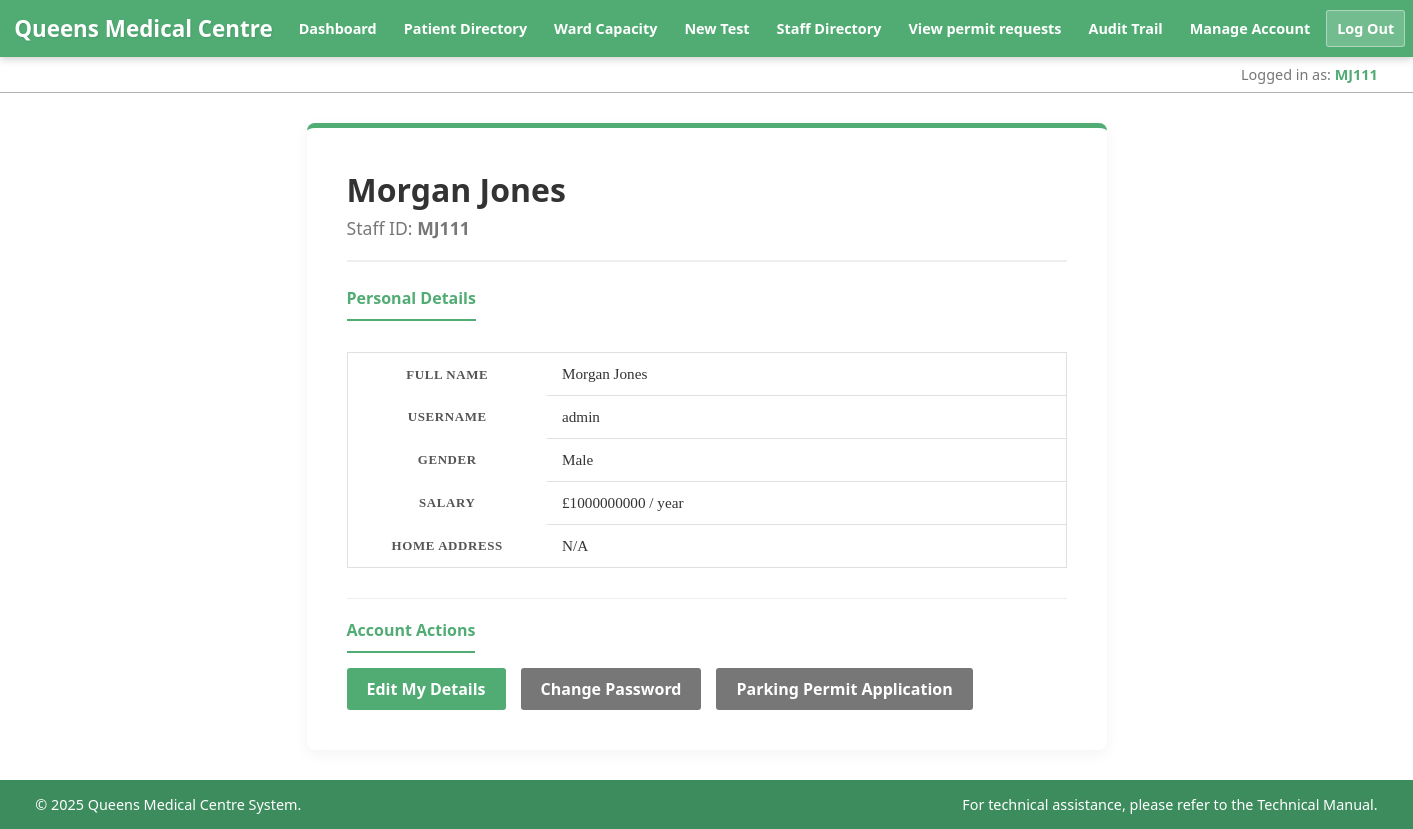
The page /html/cw/manage_account.php (signed in) on the database its author committed.
### tables this page shows
CREATE TABLE `doctor` (
  `staffno` varchar(100) NOT NULL,
  `firstname` varchar(100) NOT NULL,
  `lastname` varchar(100) DEFAULT NULL,
  `Specialisation` varchar(100) DEFAULT NULL,
  `qualification` varchar(100) DEFAULT NULL,
  `pay` int(11) NOT NULL,
  `gender` int(11) DEFAULT NULL,
  `consultantstatus` int(11) NOT NULL,
  `address` varchar(100) DEFAULT NULL,
  `username` varchar(50) DEFAULT NULL
);

### html/cw/data_access/doctorDAO.php (called while the page is built, shortened)
<?php
class DoctorDAO
{
    public static function getStaffNoByUsername($conn, $username)
    {
        $stmt = $conn->prepare("SELECT staffno FROM doctor WHERE username = ?");
        $stmt->bind_param("s", $username);
        $stmt->execute();
        $result = $stmt->get_result()->fetch_assoc();
        return $result['staffno'] ?? ($result['staffNo'] ?? false);
    }
    public static function getDoctorProfile($conn, $staffNo)
    {
        $stmt = $conn->prepare("SELECT * FROM doctor WHERE staffno = ?");
        $stmt->bind_param("s", $staffNo);
        $stmt->execute();
        $result = $stmt->get_result()->fetch_assoc();
        return $result;
    }
}
?>

### html/cw/data_access/formatDisplayValue.php (called while the page is built, shortened)
<?php
function safeDisplay($data, $placeholder = 'N/A') {
    return htmlspecialchars($data);
}
?>

### html/cw/manage_account.php (the view, shortened to what this page needs)
<?php
require 'includes/db_connection.php';
require_once 'data_access/formatDisplayValue.php';
require_once 'data_access/DoctorDAO.php';
$error_message = '';
$doctor_data = null;
$username = $_SESSION['username'];
$real_staff_no = DoctorDAO::getStaffNoByUsername($conn, $username);
if ($real_staff_no) {
    $doctor_data = DoctorDAO::getDoctorProfile($conn, $real_staff_no);
} else {
    $error_message = "Error: Your account is not linked to a Doctor Profile.";
}
require 'includes/header.php';
?>
<section class="task-form-area container">
    <div style="border-bottom: 2px solid #eee; padding-bottom: 20px; margin-bottom: 25px; display: flex; justify-content: space-between; align-items: center;">
        <div>
            <h2 style="border: none; margin: 0; padding: 0; font-size: 2rem; color: #333;">
                <?= safeDisplay(($doctor_data['firstname'] ?? '') . ' ' . ($doctor_data['lastname'] ?? 'Doctor')) ?>
            </h2>
            <p style="margin: 5px 0 0; color: #777; font-size: 1.1em;">
                Staff ID: <strong><?= safeDisplay($real_staff_no) ?></strong>
            </p>
        </div>
    </div>
    <?php if ($error_message): ?>
        <div class="alert alert-danger"><?= safeDisplay($error_message) ?></div>
    <?php else: ?>
        <h4 style="color: #51AC74; margin-top: 0;">Personal Details</h4>
        <table class="styled-table" style="margin-top: 10px;">
            <tbody>
                <tr>
                    <th style="width: 200px; color: #555;">Full Name</th>
                    <td><?= safeDisplay($doctor_data['firstname']) ?> <?= safeDisplay($doctor_data['lastname']) ?></td>
                </tr>
                <tr>
                    <th style="color: #555;">Username</th>
                    <td><?= safeDisplay($doctor_data['username']) ?></td>
                </tr>
                <tr>
                    <th style="color: #555;">Gender</th>
                    <td>
                        <?php
                            $g = $doctor_data['gender'];
                            echo ($g == 1) ? 'Female' : (($g == 2) ? 'Other' : 'Male');
                        ?>
                    </td>
                </tr>
                <tr>
                    <th style="color: #555;">Salary</th>
                    <td>£<?= safeDisplay($doctor_data['pay']) ?> / year</td>
                </tr>
                <tr>
                    <th style="color: #555;">Home Address</th>
                    <td><?= safeDisplay($doctor_data['address']) ?></td>
                </tr>
            </tbody>
        </table>
        <div style="margin-top: 30px; padding-top: 20px; border-top: 1px solid #eee;">
            <h4 style="color: #51AC74; margin-top: 0; margin-bottom: 15px;">Account Actions</h4>
            <div style="display: flex; gap: 15px; flex-wrap: wrap;">
                <a href="edit_profile.php" class="btn btn-primary" style="margin: 0;">
                    Edit My Details
                </a>
                <a href="change_password.php" class="btn btn-secondary" style="margin: 0;">
                    Change Password
                </a>
                <a href="user_parking_permit.php" class="btn btn-secondary" style="margin: 0;">
                    Parking Permit Application
                </a>
            </div>
        </div>
    <?php endif; ?>
</section>
<?php require 'includes/footer.php'; ?>

### html/cw/includes/header.php (shortened to what this page needs)
<?php
require_once 'data_access/DoctorDAO.php';
$is_admin = ($_SESSION['is_admin'] ?? 0) == 1;
$username = htmlspecialchars($_SESSION['username'] ?? 'Guest');
$staffno = DoctorDAO::getStaffNoByUsername($conn, $username)
?>
<!DOCTYPE html>
<html lang="eng">
<head>
    <link rel="stylesheet" href="../css/style.css">
</head>
<body>
<header>
    <div class="header-container">
        <h1>Queens Medical Centre</h1>
        <nav>
            <ul>
                <li><a href="home.php">Dashboard</a></li>
                <li><a href="patient_lookup.php">Patient Directory</a></li>
                <li><a href="ward_capacity.php">Ward Capacity</a></li>
                <li><a href="add_new_test_type.php">New Test</a></li>
                <?php if ($is_admin): ?>
                    <li><a href="doctor.php">Staff Directory</a></li>
                <?php endif; ?>
                <?php if ($is_admin): ?>
                    <li><a href="admin_parking.php">View permit requests</a></li>
                    <li class="admin-link"><a href="audit_trail.php">Audit Trail</a></li>
                <?php endif; ?>
                <li><a href="manage_account.php">Manage Account</a></li>
                <li><a href="includes/logout.php" class="btn btn-logout">Log Out</a></li>
            </ul>
        </nav>
    </div>
</header>
<div class="user-info-bar">
    <div class="info-container">
        <span>Logged in as: <strong><?= $staffno ?></strong></span>
    </div>
</div>

### html/css/style.css (style rules this page uses)
* { -webkit-transition: all 0.3s ease; transition: all 0.3s ease; box-sizing: border-box; }
body { margin: 0; padding: 0; font-family: "Segoe UI", "Roboto", "Helvetica Neue", Arial, sans-serif; color: #555; background: linear-gradient(rgba(255,255,255,0.8), rgba(255,255,255,0.8)), url('../qmc.jpg'); background-size: cover; background-position: center; background-repeat: no-repeat; background-attachment: fixed; min-height: 100vh; display: flex; flex-direction: column; }
header { background: #51AC74; color: white; padding: 10px 0; box-shadow: 0px 2px 8px rgba(0,0,0,0.2); position: relative; z-index: 1000; }
.header-container { width: 98%; max-width: 1400px; margin: 0 auto; display: flex; justify-content: space-between; align-items: center; flex-wrap: nowrap; gap: 15px; }
header h1 { margin: 0; font-size: 1.4rem; text-shadow: 1px 1px 2px rgba(0,0,0,0.1); white-space: nowrap; flex-shrink: 0; }
nav ul { list-style: none; padding: 0; margin: 0; display: flex; align-items: center; flex-wrap: nowrap; gap: 5px; }
nav li { margin: 0; }
nav a { text-decoration: none; color: white; font-weight: bold; padding: 8px 10px; border-radius: 3px; border: 1px solid transparent; white-space: nowrap; display: inline-block; font-size: 0.9rem; }
.btn-logout { background: rgba(255, 255, 255, 0.2); border: 1px solid rgba(255, 255, 255, 0.4); }
.user-info-bar { background: rgba(255, 255, 255, 0.9); border-bottom: 1px solid #afafaf; padding: 8px 0; font-size: 0.9rem; color: #777; }
.user-info-bar .info-container { width: 95%; max-width: 1400px; margin: 0 auto; text-align: right; }
.user-info-bar strong { color: #51AC74; }
.container { width: 95%; max-width: 1200px; margin: 30px auto; background: rgba(255, 255, 255, 1); padding: 30px; border-radius: 3px; box-shadow: 0px 0px 8px #777; }
h2, h3, h4 { color: #777; border-bottom: 2px solid #51AC74; padding-bottom: 10px; display: inline-block; }
.btn-primary { display: inline-block; background: #51AC74; color: white; padding: 10px 20px; margin-top: 10px; text-decoration: none; border-radius: 3px; font-weight: bold; border: 0; cursor: pointer; }
.btn-secondary { display: inline-block; background: #777; color: white; padding: 10px 20px; margin-top: 10px; text-decoration: none; border-radius: 3px; font-weight: bold; }
.task-form-area { background: #ffffff; padding: 40px; border-radius: 8px; box-shadow: 0 4px 15px rgba(0,0,0,0.05); max-width: 800px; margin: 30px auto; border-top: 5px solid #51AC74; }
.task-form-area h2 { margin-top: 0; color: #333; font-size: 1.8rem; border-bottom: 1px solid #eee; padding-bottom: 15px; margin-bottom: 20px; display: block; }
.styled-table { width: 100%; border-collapse: collapse; margin: 20px 0; font-size: 0.95em; font-family: "Calisto MT", serif; background-color: #ffffff; border: 1px solid #e0e0e0; }
.styled-table th { padding: 12px 15px; font-weight: 600; text-transform: uppercase; font-size: 0.85em; letter-spacing: 0.05em; }
.styled-table td { padding: 12px 15px; color: #333; border-bottom: 1px solid #e0e0e0; vertical-align: middle; }

### rows shown on the page
doctor: staffno "MJ111", firstname+lastname "Morgan Jones", firstname "Morgan", lastname "Jones", username "admin", pay "1000000000", address "N/A"
